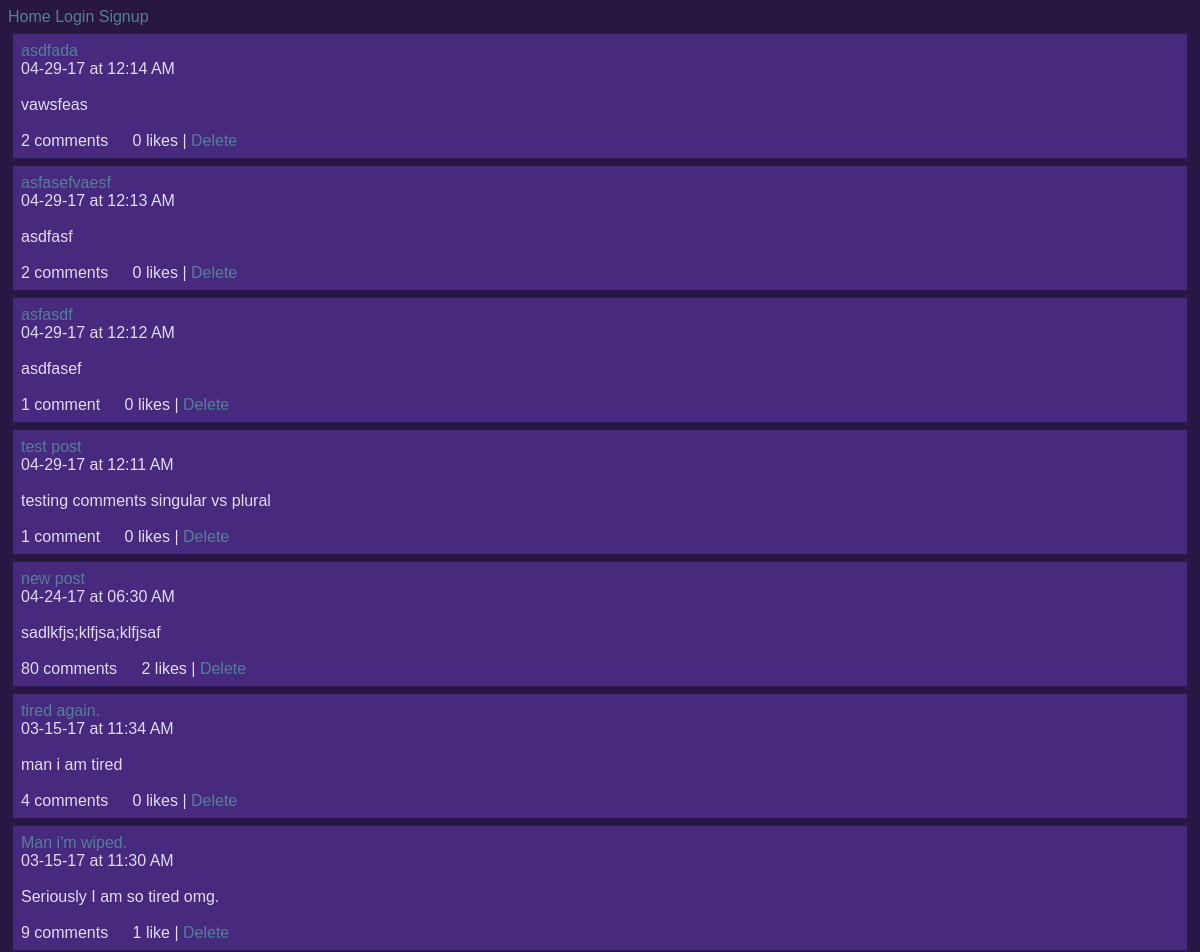
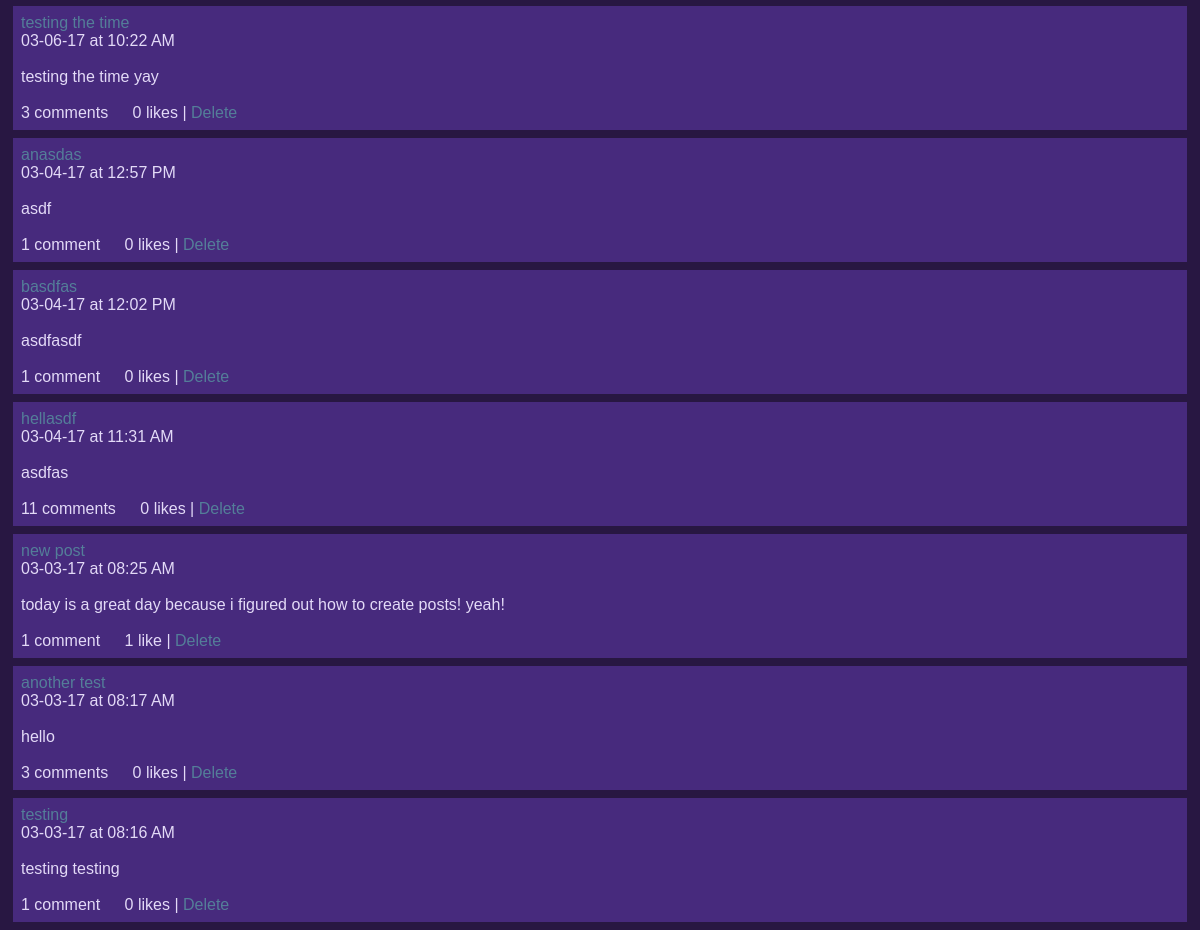
The page /ben/posts/ on the database as committed earlier (2 pictures, top to bottom).
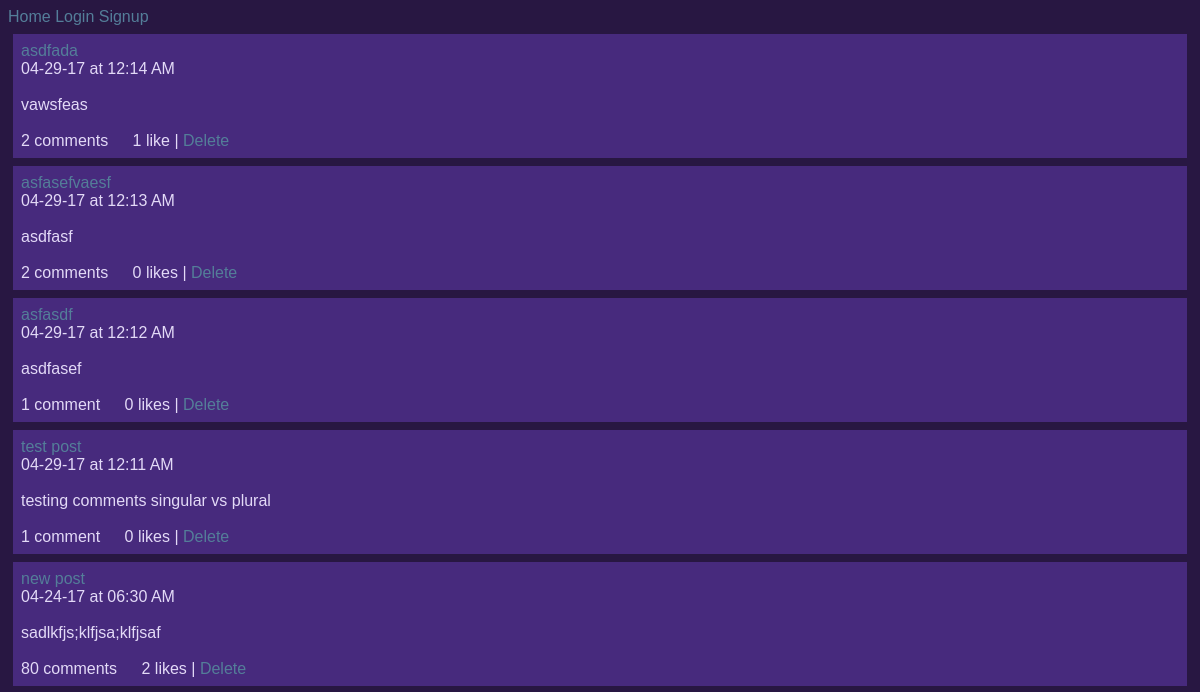
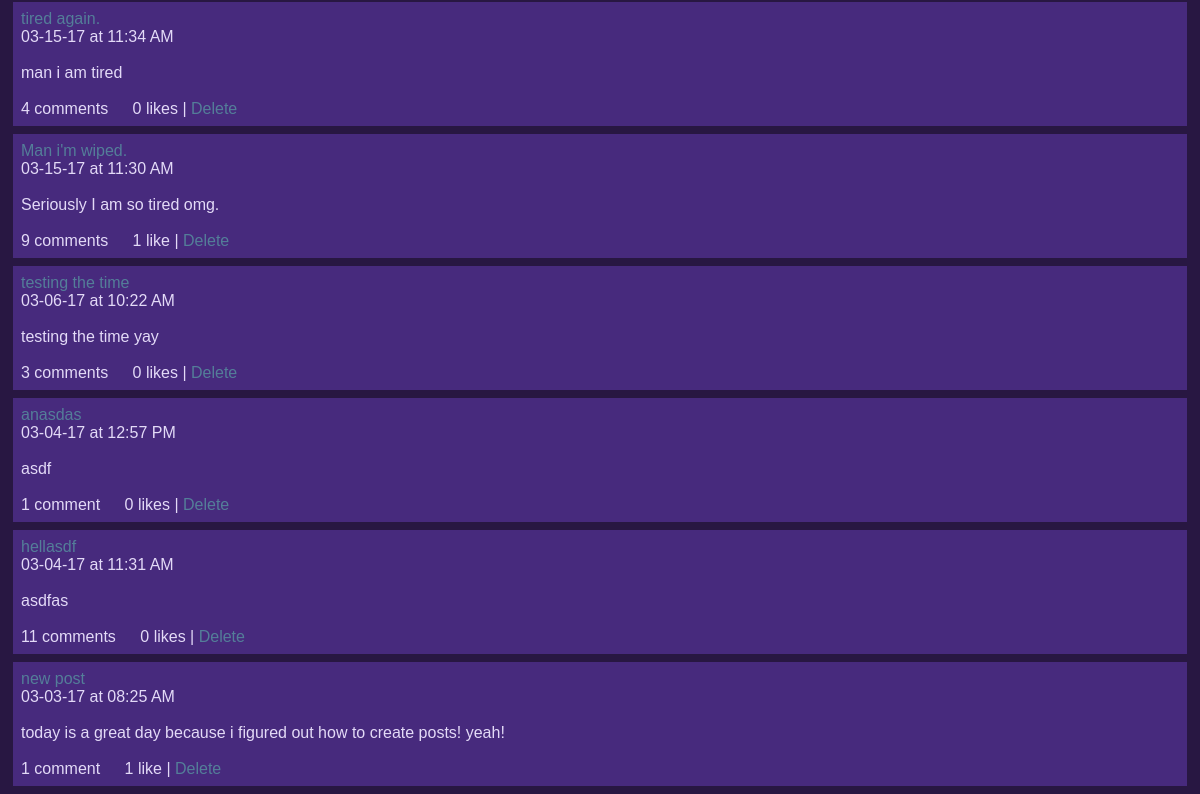
The same page on the database as committed later (2 pictures, top to bottom).
### posts/models.py (models this page shows)
class Post(models.Model):
        title = models.CharField(max_length=100)
        pub_date = models.DateTimeField('date published', auto_now_add=True)
        body = models.TextField()
        user = models.ForeignKey(User, on_delete=models.CASCADE, null=True)
        def utc_to_local(self, utc_datetime):
	        return utc_datetime.astimezone(tz=None)
        def __str__(self):
	        date = self.utc_to_local(self.pub_date).strftime('%m-%d-%y')
	        time = self.utc_to_local(self.pub_date).strftime('%I:%M %p')
	        return '%s at %s \n\n %s \n\n' % (date, time, self.body)

### posts/views.py (the view)
def index(request, username):
    try:
    	User.objects.get(username=username)
    except:
    	return render(request, 'posts/index.html', {'username': None})
    return render(request, 'posts/index.html', {'username': User.objects.get(username=username)})

### posts/templatetags/likes_features.py (called while the page is built)
@register.simple_tag
def like_text(count):
	if count == 1:
		return str(count) + " like"
	else:
		return str(count) + " likes"

@register.simple_tag
def comment_text_index(count):
	if count == 1:
		return str(count) + " comment"
	else:
		return str(count) + " comments"

### posts/templates/posts/index.html (shortened to what this page needs)
{% extends 'Blog/base.html' %}
{% load likes_features %}
{% block content %}
{% if username == None %}
	<h1>"Whoa dude, this user doesn't exist!"</h1>
{% else %}
	{% for post in username.post_set.all reversed %}
		<div class="post">
			<a href={% url 'posts:display-post' username=username post_number=post.id %}>{{ post.title|linebreaksbr }}</a> <br>
			{{ post|linebreaksbr }}
			<span class="comments">
				{% comment_text_index post.comment_set.count %}
			</span>
			<span class="likes" id="like-{{ post.id }}">
			{% like_text post.like_set.count %}
			</span>
			{% if post.user.is_authenticated %}
			<span class="delete"> |
				<a href={% url 'posts:delete-post' username=post.user.username post_number=post.id %} class="delete-link">Delete</a>
			</span>
			{% endif %}
		</div>
	{% endfor %}
{% endif %}
{% endblock content%}

Rows that differ between the two databases and show on the page:
removed Post: title "basdfas", pub_date+body "03-04-17 at 12:02 PM asdfasdf", id "1 comment", id "0 likes", shows "Delete"
removed Post: title "another test", pub_date+body "03-03-17 at 08:17 AM hello", id "3 comments", id "0 likes", shows "Delete"
removed Post: title "testing", pub_date+body "03-03-17 at 08:16 AM testing testing", id "1 comment", id "0 likes", shows "Delete"
computed for Post "asdfada": id "0 likes" → "1 like"
